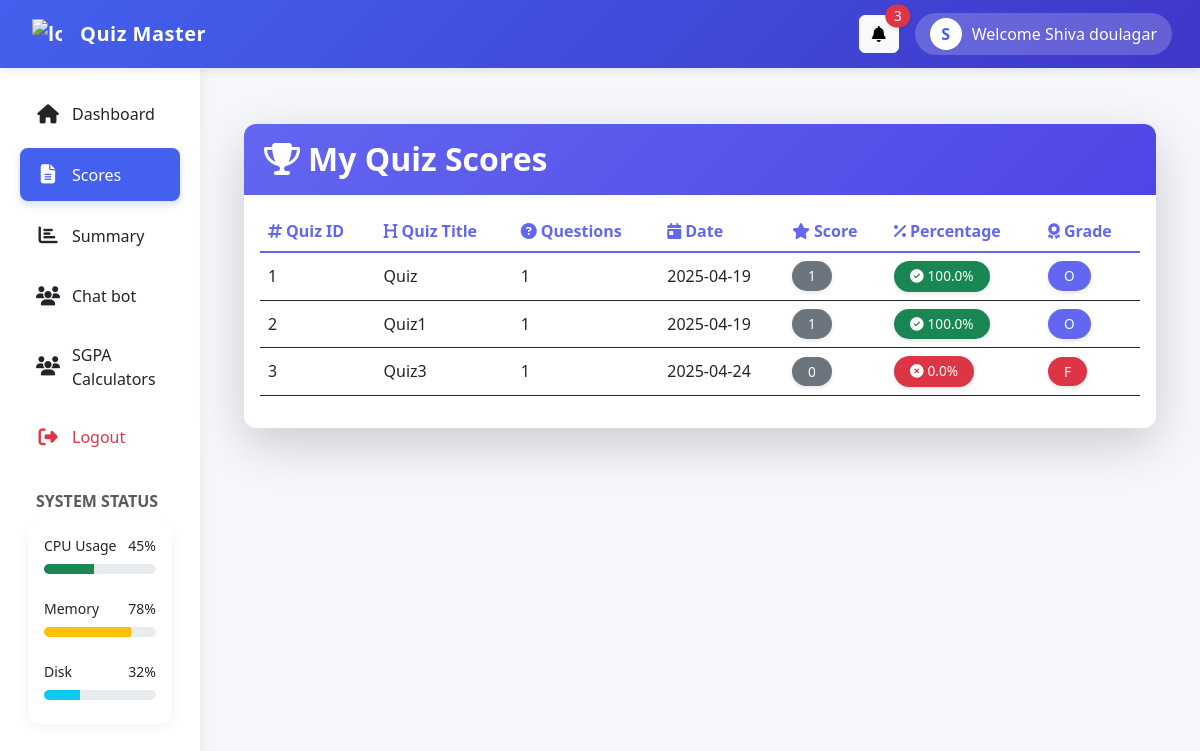
Page /students/shivadoulager@gmail.com/scores (signed in) on the earlier database version.
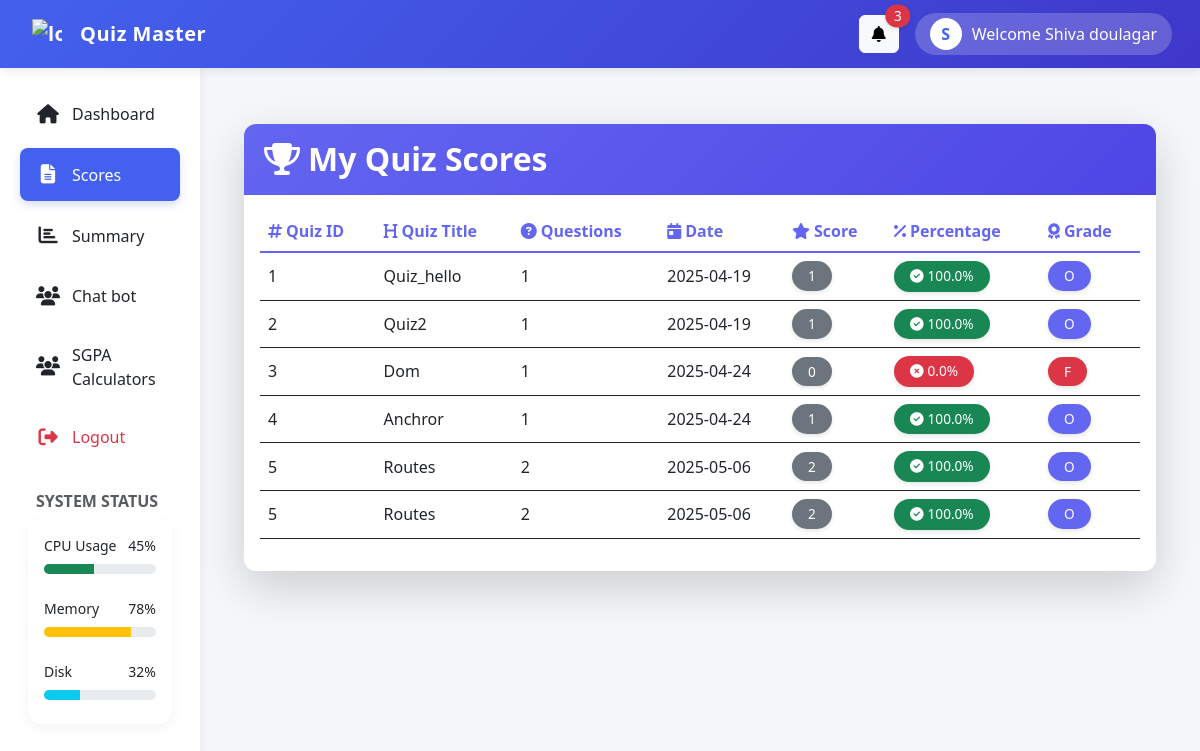
Same page on the later database version.
### models.py (models this page shows, shortened)
class Users(db.Model):
    __tablename__ = 'users'
    id = db.Column(db.Integer, primary_key=True, autoincrement=True)
    mail = db.Column(db.String(50), nullable=False, unique=True)
    password = db.Column(db.String(50), nullable=False)
    fullname = db.Column(db.String(50), nullable=False)
    qualification = db.Column(db.String(50), nullable=False)
    dob = db.Column(db.DateTime, default=datetime.utcnow)

class Scores(db.Model):
    __tablename__ = 'scores'
    id = db.Column(db.Integer, primary_key=True, autoincrement=True)
    quiz_id = db.Column(db.Integer, db.ForeignKey('quiz.id'), nullable=False)
    user_id = db.Column(db.Integer, db.ForeignKey('users.id'), nullable=False)
    time = db.Column(db.DateTime, default=datetime.utcnow)
    total_score = db.Column(db.Integer, nullable=False)
    number_of_questions = db.Column(db.Integer, nullable=False)
    quiz = db.relationship('Quiz', backref='scores')
    user = db.relationship('Users', backref='scores')

class Quiz(db.Model):
    __tablename__ = 'quiz'
    id = db.Column(db.Integer, primary_key=True, autoincrement=True)
    chapter_id = db.Column(db.Integer, db.ForeignKey('chapters.id'), nullable=False)
    quiz_title = db.Column(db.String(50), nullable=False,default="Unnamed Quiz")
    date_of_quiz = db.Column(db.DateTime, default=datetime.utcnow)
    time_duration = db.Column(db.Integer, nullable=False)
    remarks = db.Column(db.String(255), nullable=True)
    chapter = db.relationship('Chapter', backref='quiz')

### students/students.py (the view)
@students_bp.route("/<mail>/scores")
def scores(mail):
    if "user" not in session or session["user"]["role"] != "student":
                flash("Access denied! Please log in as a student.")
                return redirect(url_for("signin"))
    try:
        db = sqlite3.connect("instance/quiz_master.db")
        cur = db.cursor()
        cur.execute(
            """
                SELECT scores.quiz_id,scores.total_score,number_of_questions,scores.time,quiz.quiz_title
                    FROM scores
                    JOIN users on users.id  = scores.user_id
                    JOIN quiz on quiz.id = scores.quiz_id
                    WHERE users.mail = ?
        """,
            (mail,),
        )
        data = cur.fetchall()
        name = user_name(mail)
        return render_template("scores.html", mail=mail, data=data,name = name[0],title = "Scores")
    except Exception as e:
        flash(f"Error:{e}")
        return redirect(url_for("student_dashboard", mail=mail))
    finally:
        if db is not None:
            db.close()

### app.py (called while the page is built)
@app.before_request
def session_timeout():
    session.permanent = True
    app.permanent_session_lifetime = timedelta(minutes=30)  # Set timeout duration

### students/students.py (called while the page is built)
def user_name(mail):
    db = None
    try:
        if "user" not in session or session["user"]["role"] != "student":
            flash("Access denied! Please log in as a student.")
            return redirect(url_for("signin"))
        db = sqlite3.connect("instance/quiz_master.db")
        cur = db.cursor()
        name = cur.execute(
                """
                SELECT fullname FROM users WHERE  mail = ?
            """,
                (mail,),
            ).fetchone()
        return name
    except Exception as e:
        print(e)
    finally:
        if db is not None:
            db.close()

### students/templates/scores.html (shortened to what this page needs)
{% extends "stu_dash.html" %}
{% block content %}
<div class="container py-4">
  <div class="card shadow-lg border-0 rounded-lg">
    <div class="card-header bg-gradient-purple text-white py-3">
      <h2 class="mb-0 fw-bold"><i class="fas fa-trophy me-2"></i>My Quiz Scores</h2>
    </div>
    <div class="card-body">
      <div class="table-responsive">
        <table class="table border-0 table-hover">
          <thead class="bg-light">
            <tr>
              <th scope="col" class="fw-bold text-purple"><i class="fas fa-hashtag me-1"></i>Quiz ID</th>
              <th scope="col" class="fw-bold text-purple"><i class="fas fa-heading me-1"></i>Quiz Title</th>
              <th scope="col" class="fw-bold text-purple non"><i class="fas fa-question-circle me-1"></i>Questions</th>
              <th scope="col" class="fw-bold text-purple non"><i class="fas fa-calendar-day me-1"></i>Date</th>
              <th scope="col" class="fw-bold text-purple"><i class="fas fa-star me-1"></i>Score</th>
              <th scope="col" class="fw-bold text-purple"><i class="fas fa-percent me-1"></i>Percentage</th>
              <th scope="col" class="fw-bold text-purple"><i class="fas fa-award me-1"></i>Grade</th>
            </tr>
          </thead>
          <tbody>
            {% for quiz in data %}
            <tr class="align-middle">
              <td class="fw-medium">{{quiz[0]}}</td>
              <td>{{quiz[4] | capitalize}}</td>
              <td class="non">{{quiz[2]}}</td>
              <td class="non">{{quiz[3][:10]}}</td>
              <td>
                <span class="badge bg-secondary px-3 py-2 rounded-pill fw-normal">
                  {{quiz[1]}}
                </span>
              </td>
              {% set score = quiz[1] | int %}
              {% set total = quiz[2] | int %}
              {% set percentage = (score / total * 100) | round(1) if total > 0 else 0 %}
              <td>
                {% if percentage >= 90 %}
                  <span class="badge bg-success px-3 py-2 rounded-pill fw-normal">
                    <i class="fas fa-check-circle me-1"></i>{{percentage}}%
                  </span>
                {% elif percentage >= 70 %}
                  <span class="badge bg-primary px-3 py-2 rounded-pill fw-normal">
                    <i class="fas fa-thumbs-up me-1"></i>{{percentage}}%
                  </span>
                {% elif percentage >= 50 %}
                  <span class="badge bg-warning px-3 py-2 rounded-pill fw-normal text-dark">
                    <i class="fas fa-exclamation-circle me-1"></i>{{percentage}}%
                  </span>
                {% else %}
                  <span class="badge bg-danger px-3 py-2 rounded-pill fw-normal">
                    <i class="fas fa-times-circle me-1"></i>{{percentage}}%
                  </span>
                {% endif %}
              </td>
              <td>
                {% if percentage >= 90 %}
                  <span class="badge bg-purple px-3 py-2 rounded-pill fw-normal">O</span>
                {% elif percentage >= 80 %}
                  <span class="badge bg-success px-3 py-2 rounded-pill fw-normal">A+</span>
                {% elif percentage >= 70 %}
                  <span class="badge bg-success px-3 py-2 rounded-pill fw-normal">A</span>
                {% elif percentage >= 60 %}
                  <span class="badge bg-primary px-3 py-2 rounded-pill fw-normal">B+</span>
                {% elif percentage >= 50 %}
                  <span class="badge bg-info px-3 py-2 rounded-pill fw-normal">B</span>
                {% elif percentage >= 40 %}
                  <span class="badge bg-warning px-3 py-2 rounded-pill fw-normal text-dark">C</span>
                {% else %}
                  <span class="badge bg-danger px-3 py-2 rounded-pill fw-normal">F</span>
                {% endif %}
              </td>
            </tr>
            {% endfor %}
          </tbody>
        </table>
      </div>
    </div>
  </div>
</div>
<link rel="stylesheet" href="https://cdnjs.cloudflare.com/ajax/libs/font-awesome/6.4.0/css/all.min.css">
{% endblock %}

### students/templates/stu_dash.html (shortened to what this page needs)
<!DOCTYPE html>
<html lang="en">
  <head>
    <link href="https://cdn.jsdelivr.net/npm/bootstrap@5.3.0-alpha1/dist/css/bootstrap.min.css" rel="stylesheet">
    <link rel="stylesheet" href="https://cdnjs.cloudflare.com/ajax/libs/font-awesome/6.4.0/css/all.min.css">
    <link rel="stylesheet" href="https://cdnjs.cloudflare.com/ajax/libs/animate.css/4.1.1/animate.min.css">
    <link rel="stylesheet" href="{{ url_for('admin.static', filename='css/style.css') }}">
  </head>
  <body>
    <nav class="navbar navbar-expand-lg sticky-top">
      <div class="container-fluid ps-3 gap-2">
        <div class="navbar-brand">
          <img src="{{url_for('static',filename='images/student.png')}}" alt="logo" width="30" class="d-inline-block align-text-top animate__animated animate__flipInY">
          <span class="ms-2">Quiz Master</span>
        </div>
        <div class="collapse navbar-collapse justify-content-end" id="navbarSupportedContent">
          <div class="dropdown me-3">
            <button class="btn btn-light position-relative" type="button" id="notificationsDropdown" data-bs-toggle="dropdown" aria-expanded="false">
              <i class="fas fa-bell"></i>
              <span class="position-absolute top-0 start-100 translate-middle badge rounded-pill bg-danger">3</span>
            </button>
          </div>
          <div class="profile-dropdown dropdown">
            <button class="dropdown-toggle" type="button" id="profileDropdown" data-bs-toggle="dropdown" aria-expanded="false">
              <div class="avatar">{{name[0]}}</div>
              <span>Welcome {{name|capitalize}}</span>
            </button>
          </div>
        </div>
      </div>
    </nav>
    <div class="container-fluid">
      <div class="row">
        <div class="col-md-3 col-lg-2 d-none d-md-block sidebar">
          <div class="position-sticky">
            <ul class="nav flex-column">
              <li class="nav-item">
                <a class="nav-link {% if request.endpoint == 'students.student_dashboard' %}active{% endif %}" href="{{ url_for('students.student_dashboard', mail=mail)}}">
                  <span class="nav-icon"><i class="fas fa-home"></i></span>
                  <span>Dashboard</span>
                </a>
              </li>
              <li class="nav-item">
                <a class="nav-link {% if request.endpoint == 'students.scores' %}active{% endif %}" href="{{ url_for('students.scores', mail=mail) }}">
                  <span class="nav-icon"><i class="fas fa-file-alt"></i></span>
                  <span>Scores</span>
                </a>
              </li>
              <li class="nav-item">
                <a class="nav-link {% if request.endpoint == 'students.summary' %}active{% endif %}" href="{{ url_for('students.summary', mail=mail) }}">
                  <span class="nav-icon"><i class="fas fa-chart-bar"></i></span>
                  <span>Summary</span>
                </a>
              </li>
              <li class="nav-item">
                <a class="nav-link {% if request.endpoint == 'sgpa.main' %}active{% endif %}" href="{{ url_for('chatbot.home') }}">
                  <span class="nav-icon"><i class="fas fa-users"></i></span>
                  <span>Chat bot</span>
                </a>
              </li>
              <li class="nav-item">
                <a class="nav-link {% if request.endpoint == 'sgpa.main' %}active{% endif %}" href="{{ url_for('sgpa.main', mail=mail) }}">
                  <span class="nav-icon"><i class="fas fa-users"></i></span>
                  <span>SGPA Calculators</span>
                </a>
              </li>
              <li class="nav-item mt-auto">
                <a class="nav-link text-danger" href="{{ url_for('logout') }}">
                  <span class="nav-icon"><i class="fas fa-sign-out-alt"></i></span>
                  <span>Logout</span>
                </a>
              </li>
            </ul>
            <div class="mt-4 px-3">
              <h6 class="text-uppercase text-muted fw-bold fs-7 px-2">System Status</h6>
              <div class="card p-3 mb-2">
                <div class="d-flex justify-content-between align-items-center mb-2">
                  <small>CPU Usage</small>
                  <small>45%</small>
                </div>
                <div class="progress">
                  <div class="progress-bar bg-success" role="progressbar" style="width: 45%"></div>
                </div>
                <div class="d-flex justify-content-between align-items-center mb-2 mt-3">
                  <small>Memory</small>
                  <small>78%</small>
                </div>
                <div class="progress">
                  <div class="progress-bar bg-warning" role="progressbar" style="width: 78%"></div>
                </div>
                <div class="d-flex justify-content-between align-items-center mb-2 mt-3">
                  <small>Disk</small>
                  <small>32%</small>
                </div>
                <div class="progress">
                  <div class="progress-bar bg-info" role="progressbar" style="width: 32%"></div>
                </div>
              </div>
            </div>
          </div>
        </div>
        <div class="col-md-9 col-lg-10 main-content" style="z-index: 10000;">
          <div class="animate__animated animate__fadeIn">
            {% block content %} {% endblock %}
          </div>
        </div>
      </div>
    </div>
  </body>
</html>

### admin/static/css/style.css (style rules this page uses)
body { background: #f8f9fa; }
.row { min-height: 80vh; }
.table th, .table td { vertical-align: middle; }

### students/templates/stu_dash.html (style rules this page uses)
:root { --primary-color: #4361ee; --secondary-color: #3f37c9; --accent-color: #4895ef; --light-color: #f8f9fa; --dark-color: #212529; --success-color: #4caf50; --info-color: #2196f3; --warning-color: #ff9800; --danger-color: #f44336; }
body { font-family: 'Segoe UI', Tahoma, Geneva, Verdana, sans-serif; background-color: #f5f7fa; transition: all 0.3s ease; }
.navbar { background: linear-gradient(135deg, var(--primary-color), var(--secondary-color)); box-shadow: 0 2px 10px rgba(0, 0, 0, 0.1); padding: 0.8rem 1rem; }
.navbar-brand { color: white !important; font-weight: 600; letter-spacing: 0.5px; display: flex; align-items: center; gap: 10px; }
.sidebar { background-color: white; box-shadow: 2px 0 10px rgba(0, 0, 0, 0.05); height: calc(100vh - 56px); position: sticky; top: 56px; padding-top: 1rem; overflow-y: auto; transition: all 0.3s ease; }
.sidebar .nav-link { color: var(--dark-color); padding: 12px 16px; margin: 4px 8px; border-radius: 8px; display: flex; align-items: center; gap: 12px; transition: all 0.2s ease; }
.sidebar .nav-link.active { background-color: var(--primary-color); color: white !important; font-weight: 500; box-shadow: 0 4px 8px rgba(67, 97, 238, 0.2); }
.sidebar .nav-icon { font-size: 1.2rem; width: 24px; text-align: center; }
.main-content { padding: 2rem; animation: fadeIn 0.5s ease; }
.card { border: none; border-radius: 12px; box-shadow: 0 4px 12px rgba(0, 0, 0, 0.05); transition: all 0.3s ease; overflow: hidden; margin-bottom: 1.5rem; }
.card-header { background-color: transparent; border-bottom: 1px solid rgba(0, 0, 0, 0.05); padding: 1.25rem; font-weight: 600; }
.profile-dropdown { position: relative; display: inline-block; }
.profile-dropdown .dropdown-toggle { background: rgba(255, 255, 255, 0.2); border-radius: 50px; padding: 5px 15px; display: flex; align-items: center; gap: 10px; color: white; cursor: pointer; border: none; }
.profile-dropdown .dropdown-toggle:after { display: none; }
.profile-dropdown .avatar { width: 32px; height: 32px; border-radius: 50%; background-color: #fff; display: flex; align-items: center; justify-content: center; color: var(--primary-color); font-weight: bold; }
.progress { height: 10px; border-radius: 5px; overflow: hidden; margin-bottom: 8px; }
.animate__fadeInUp { animation-duration: 0.5s; }

### students/templates/scores.html (style rules this page uses)
:root { --primary-purple: #6366f1; --light-purple: #8287f7; --dark-purple: #4f46e5; --soft-purple: #eef2ff; }
.bg-gradient-purple { background: linear-gradient(135deg, var(--primary-purple) 0%, var(--dark-purple) 100%); }
.bg-purple { background-color: var(--primary-purple); color: white; }
.text-purple { color: var(--primary-purple) !important; }
.card { transition: all 0.3s; border-radius: 12px; overflow: hidden; }
thead tr { border-bottom: 2px solid var(--primary-purple); }
tbody tr { transition: all 0.2s; }
.badge { font-size: 0.85rem; font-weight: 500; box-shadow: 0 2px 4px rgba(0,0,0,0.1); }

Differences in the rows shown:
changed through a linked row, Scores: quiz_title "Quiz" → "Quiz_hello"
changed through a linked row, Scores: quiz_title "Quiz1" → "Quiz2"
changed through a linked row, Scores: quiz_title "Quiz3" → "Dom"
added Scores: quiz "4", quiz_title "Anchror", number_of_questions "1", time "2025-04-24", total_score "1", percentage "100.0", shows "O"
added Scores: quiz "5", quiz_title "Routes", number_of_questions "2", time "2025-05-06", total_score "2", percentage "100.0", shows "O"
added Scores: quiz "5", quiz_title "Routes", number_of_questions "2", time "2025-05-06", total_score "2", percentage "100.0", shows "O"
